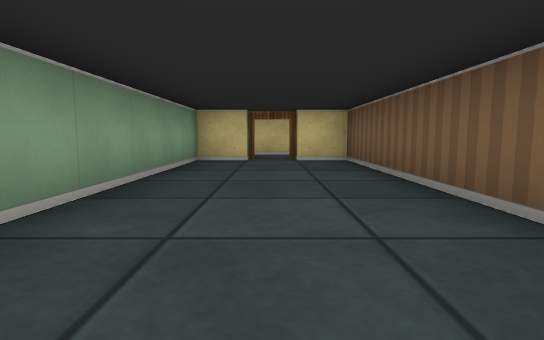
[1] (above)

17 first-person views from a walk through a cub3D ray-caster map. The camera is about half as high as the walls, tilts 6° down and sees 80° across. The floor is counted in squares. Each view is taken from the middle of a square. On the plan, view 1 faces up. The plan holds only what a view shows up to about 9 squares ahead; the rest is blank.

[2]
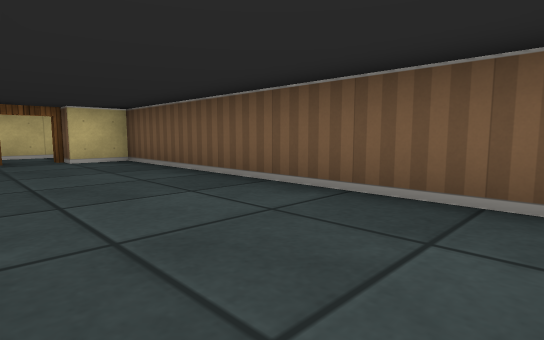

[3]
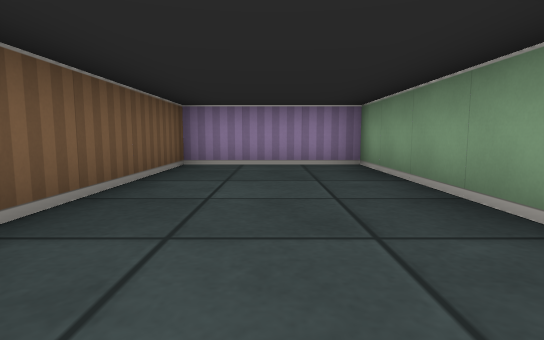

[4]
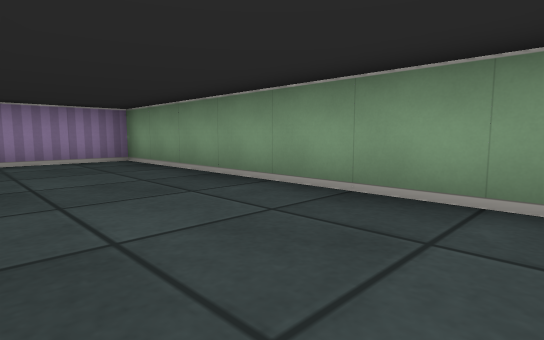

[5]
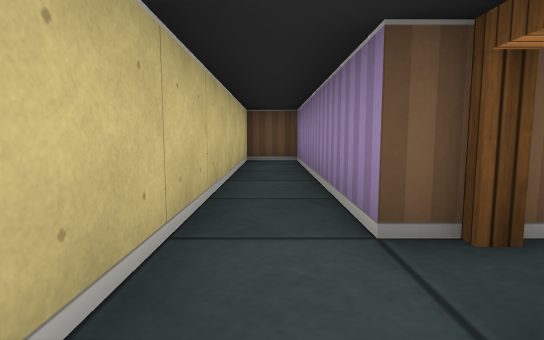

[6]
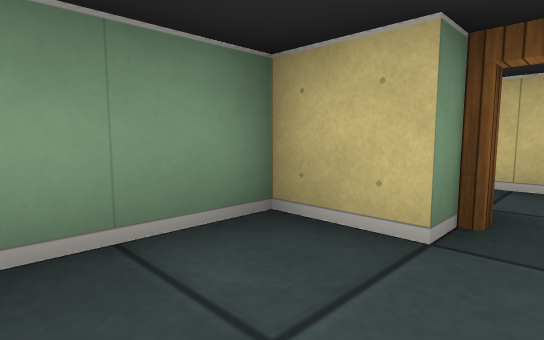

[7]
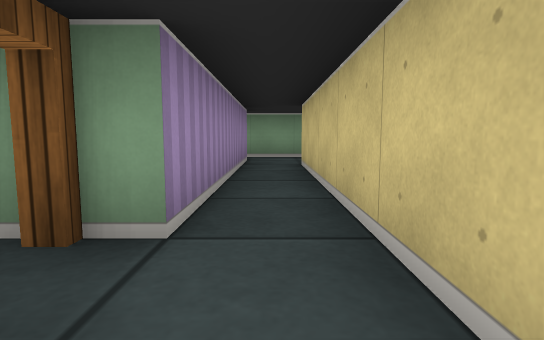

[8]
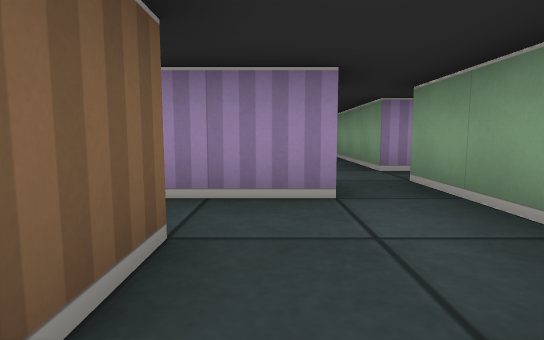

[9]
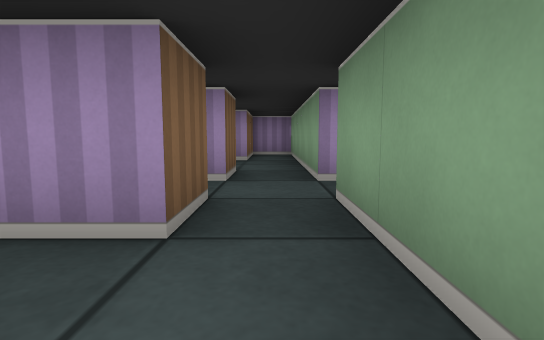

[10]
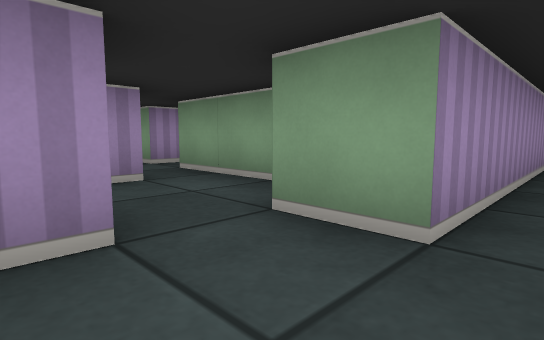

[11]
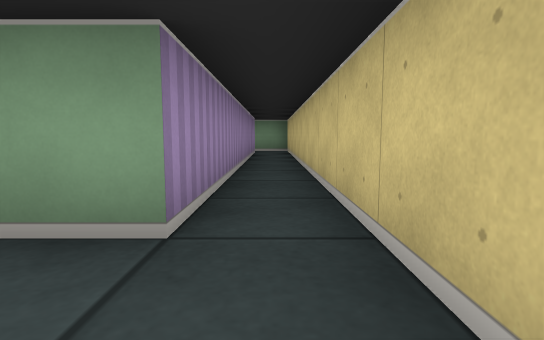

[12]
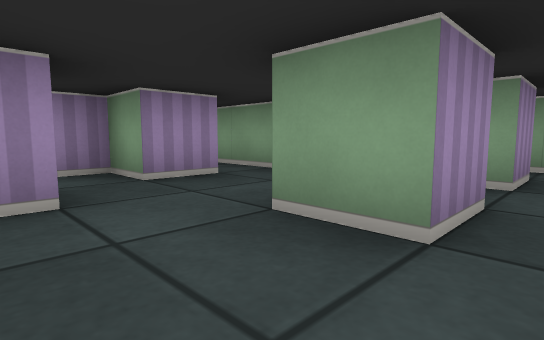

[13]
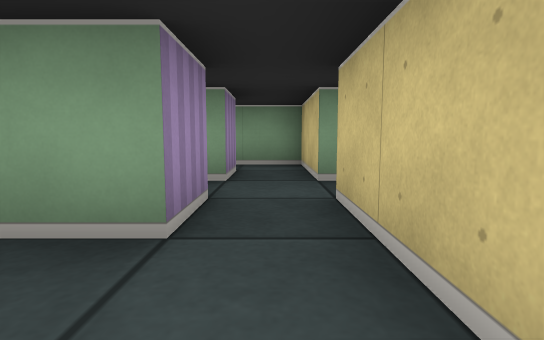

[14]
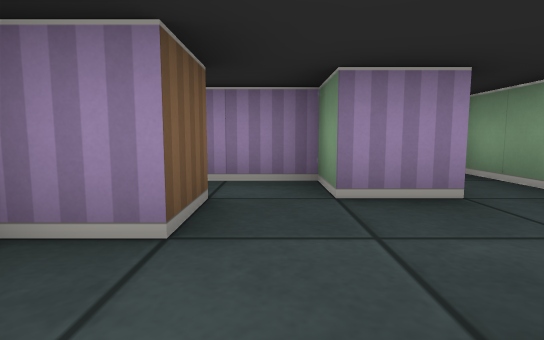

[15]
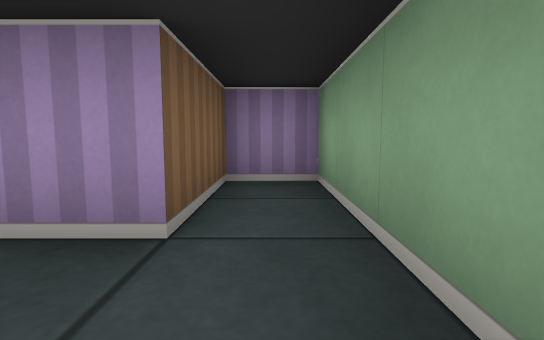

[16]
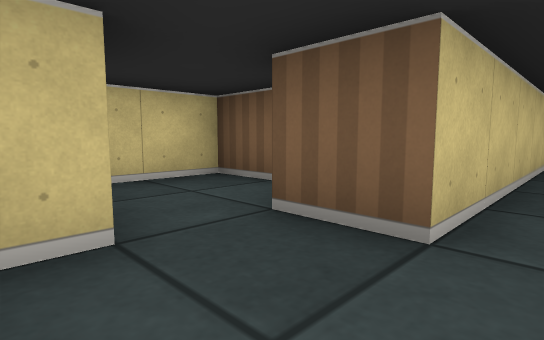

[17]
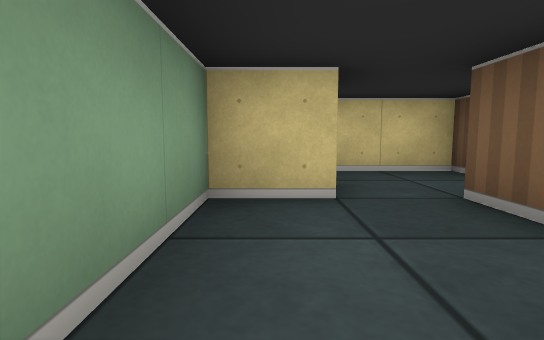

### Floor plan
Points are (right, up) in squares from view 1. A wall is a line through its corners. A room is listed if a view was taken in it or the views show most of it. See-through windows are left out.
Room 1 (views 1, 2, 3, 4, 6)
walls: (-0.5, 6.5) (-1.5, 6.5) (-1.5, -0.5) (1.5, -0.5) (1.5, 6.5) (0.5, 6.5)
ways out: open door at (0, 7) to room 2
Room 2 (views 5, 7, 9, 16, 17)
walls: (0.5, 7.5) (5.5, 7.5) (5.5, 8.5) (-4.5, 8.5); (-5.5, 6.5) (-5.5, 7.5) (-0.5, 7.5); (-5.5, 9.5) (-6.5, 9.5) (-6.5, 6.5)
ways out: open door at (0, 7) to room 1; opening at (-5, 9.5) to room 3; opening at (-6, 7) to room 4
Room 3 (views 8, 10, 11)
walls: (-4.5, 8.5) (-4.5, 9.5) (-4, 9.5); (-3.5, 10.5) (-3.5, 11.5) (-13, 11.5); (-12.8, 10.5) (-5.5, 10.5) (-5.5, 9.5)
ways out: opening at (-5, 9.5) to room 2
Room 4 (views 12, 13, 14, 15)
walls: (-5.5, 4.5) (-5.5, 5.5) (-4.5, 5.5) (-4.5, 4.5); (-6.5, 5.5) (-6.5, 0.5) (-5.5, 0.5) (-5.5, 2.5) (-4.5, 2.5) (-4.5, 1.5) (-3.2, 1.5); (-3.5, 2.5) (-3.5, 3.5) (-2.6, 3.5); (-3.5, 6.5) (-5.5, 6.5)
ways out: opening at (-6, 7) to room 2; opening at (-7, 6) to room 5
Room 5 (no view inside)
walls: (-7.5, 5.5) (-6.5, 5.5); (-6.5, 6.5) (-8.5, 6.5) (-8.5, 5.4)
ways out: opening at (-7, 6) to room 4; opening at (-8, 4.5)

Positions as (right, up) in squares from view 1, and headings:
1: (0, 0), facing up
2: (-1, 0), facing up-right
3: (0, 5), facing down
4: (1, 6), facing down-left
5: (-1, 8), facing right
6: (0, 5), facing up-left
7: (1, 8), facing left
8: (-5, 10), facing down
9: (-6, 9), facing down
10: (-4, 11), facing down-left
11: (-4, 11), facing left
12: (-3, 6), facing down-left
13: (-3, 6), facing left
14: (-4, 5), facing down
15: (-6, 4), facing down
16: (-6, 8), facing up-right
17: (-6, 7), facing up
